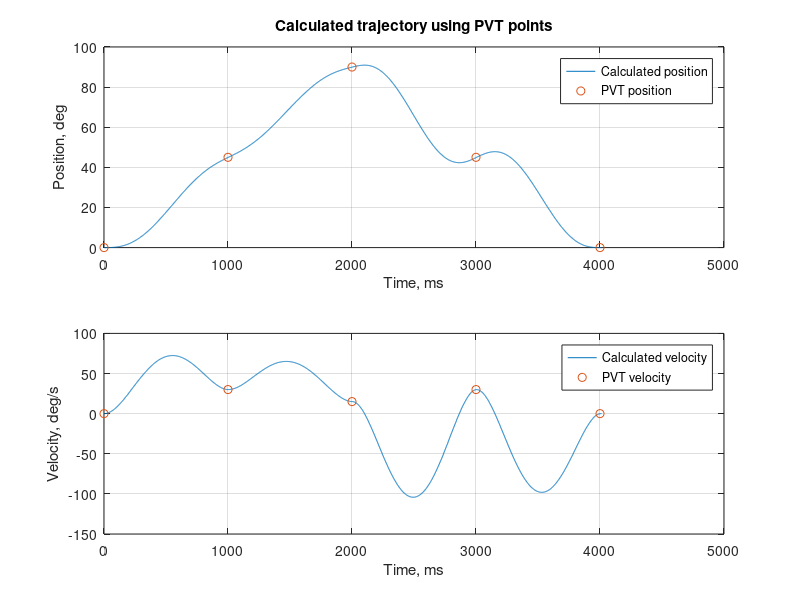

Source code (MATLAB):
d = dlmread('data.csv', ',');
t = dlmread('task.csv', ',');


subplot(2, 1, 1);
plot(d(:, 3), d(:, 1));
hold on;
plot(t(:, 3), t(:, 1), 'o');
hold off;
grid on;
legend('Calculated position', 'PVT position');
title('Calculated trajectory using PVT points');
xlabel('Time, ms');
ylabel('Position, deg');

subplot(2, 1, 2);
plot(d(:, 3), d(:, 2) / 100 / 60 * 360);
hold on;
plot(t(:, 3), t(:, 2), 'o');
hold off;
grid on;
legend('Calculated velocity', 'PVT velocity');
xlabel('Time, ms');
ylabel('Velocity, deg/s');

print ('PVT', '-dsvg');